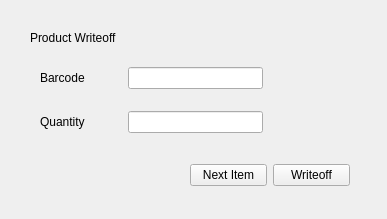
<?xml version="1.0" encoding="UTF-8"?>
<ui version="4.0">
 <class>PerformWriteoff</class>
 <widget class="QWidget" name="PerformWriteoff">
  <property name="geometry">
   <rect>
    <x>0</x>
    <y>0</y>
    <width>387</width>
    <height>219</height>
   </rect>
  </property>
  <property name="windowTitle">
   <string>Perform Write Off</string>
  </property>
  <widget class="QLabel" name="label">
   <property name="geometry">
    <rect>
     <x>30</x>
     <y>30</y>
     <width>91</width>
     <height>16</height>
    </rect>
   </property>
   <property name="text">
    <string>Product Writeoff</string>
   </property>
  </widget>
  <widget class="QWidget" name="gridLayoutWidget">
   <property name="geometry">
    <rect>
     <x>40</x>
     <y>60</y>
     <width>311</width>
     <height>80</height>
    </rect>
   </property>
   <layout class="QGridLayout" name="gridLayout" columnstretch="50,100,50">
    <property name="horizontalSpacing">
     <number>20</number>
    </property>
    <property name="verticalSpacing">
     <number>15</number>
    </property>
    <item row="0" column="2">
     <widget class="QLabel" name="error_barcode">
      <property name="text">
       <string/>
      </property>
     </widget>
    </item>
    <item row="0" column="1">
     <widget class="QLineEdit" name="lineEdit_barcode"/>
    </item>
    <item row="0" column="0">
     <widget class="QLabel" name="label_barcode">
      <property name="text">
       <string>Barcode</string>
      </property>
     </widget>
    </item>
    <item row="1" column="0">
     <widget class="QLabel" name="label_qty">
      <property name="text">
       <string>Quantity</string>
      </property>
     </widget>
    </item>
    <item row="1" column="2">
     <widget class="QLabel" name="error_qty">
      <property name="text">
       <string/>
      </property>
     </widget>
    </item>
    <item row="1" column="1">
     <widget class="QLineEdit" name="lineEdit_qty"/>
    </item>
   </layout>
  </widget>
  <widget class="QWidget" name="horizontalLayoutWidget">
   <property name="geometry">
    <rect>
     <x>190</x>
     <y>150</y>
     <width>160</width>
     <height>51</height>
    </rect>
   </property>
   <layout class="QHBoxLayout" name="horizontalLayout">
    <item>
     <widget class="QPushButton" name="nextItem">
      <property name="text">
       <string>Next Item</string>
      </property>
     </widget>
    </item>
    <item>
     <widget class="QPushButton" name="writeoff">
      <property name="text">
       <string>Writeoff</string>
      </property>
     </widget>
    </item>
   </layout>
  </widget>
 </widget>
 <resources/>
 <connections/>
</ui>
